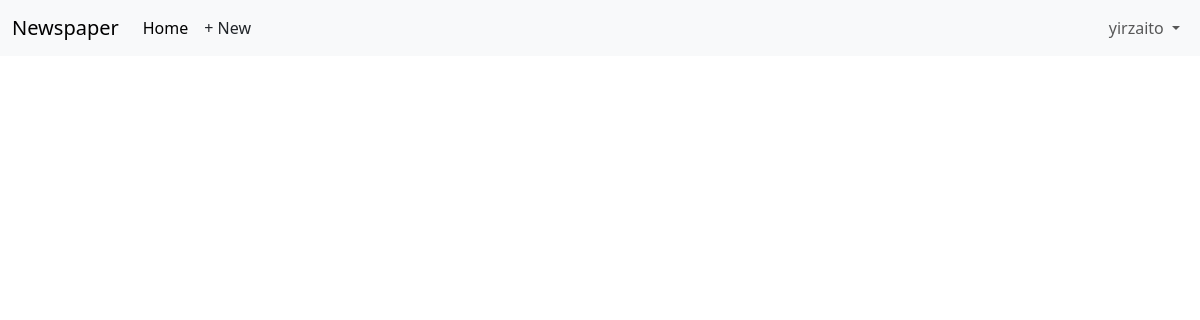
The page /articles/ (signed in) on the database as committed earlier.
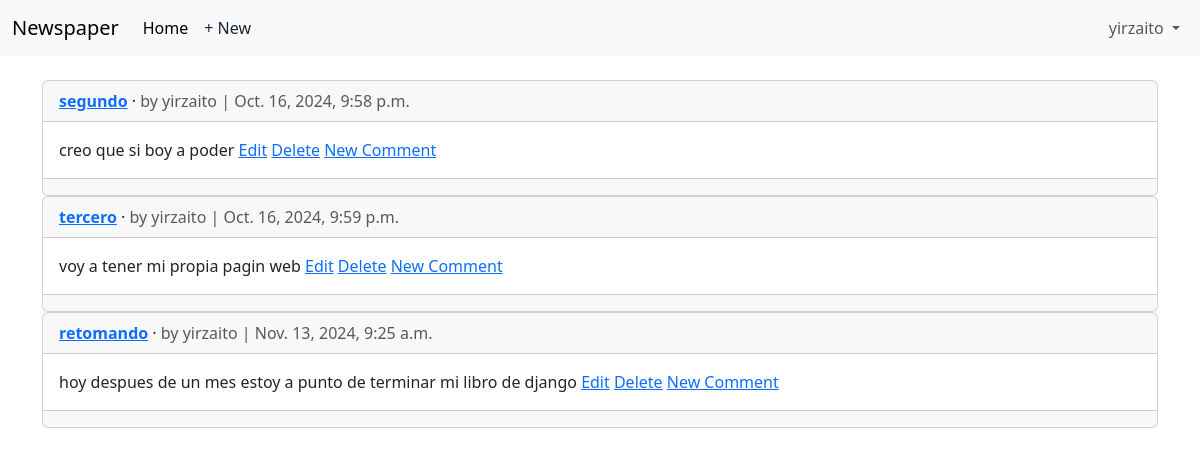
The same page on the database as committed later.
### articles/models.py (models this page shows, shortened)
class Article(models.Model):
    title = models.CharField(max_length=255)
    body = models.TextField()
    date = models.DateTimeField(auto_now_add=True)
    author = models.ForeignKey(settings.AUTH_USER_MODEL, on_delete=models.CASCADE,)
    def get_absolute_url(self):
        return reverse("article_detail", kwargs={"pk":self.pk})

### accounts/models.py (models this page shows)
class CustomUser(AbstractUser):
    age = models.PositiveBigIntegerField(null=True,blank=True)

### articles/views.py (the view)
# urls.py: path("", ArticleListView.as_view(), name="article_list"),
class ArticleListView(LoginRequiredMixin,ListView):
    model = Article
    template_name = "article_list.html"

### templates/article_list.html (shortened to what this page needs)
 {% extends "base.html" %}
 {% block content %}
 {% for article in article_list %}
 <div class="card">
    <div class="card-header">
        <span class="fw-bold">
            <a href="{{ article.get_absolute_url}}">{{ article.title }}</a>
        </span> &middot;
        <span class="text-muted">by
            {{ article.author }} | {{ article.date }}
        </span>
    </div>
    <div class="card-body">
        {{ article.body }}
        {% if article.author.pk == request.user.pk %}
        <a href="{% url 'article_edit' article.pk %}">Edit</a>
        <a href="{% url 'article_delete' article.pk %}">Delete</a>
        {% endif %}
        <a href="{{ article.get_absolute_url }}">New Comment</a>
    </div>
    <div class="card-footer">
    </div>
 </div>
 {% endfor %}
 {% endblock content %}

Rows that differ between the two databases and show on the page:
added Article: title "segundo", author "yirzaito", date "Oct. 16, 2024, 9:58 p.m.", body "creo que si boy a poder", shows "Edit"
added Article: title "tercero", author "yirzaito", date "Oct. 16, 2024, 9:59 p.m.", body "voy a tener mi propia pagin web", shows "Edit"
added Article: title "retomando", author "yirzaito", date "Nov. 13, 2024, 9:25 a.m.", body "hoy despues de un mes estoy a punto de terminar mi libro de django", shows "Edit"
